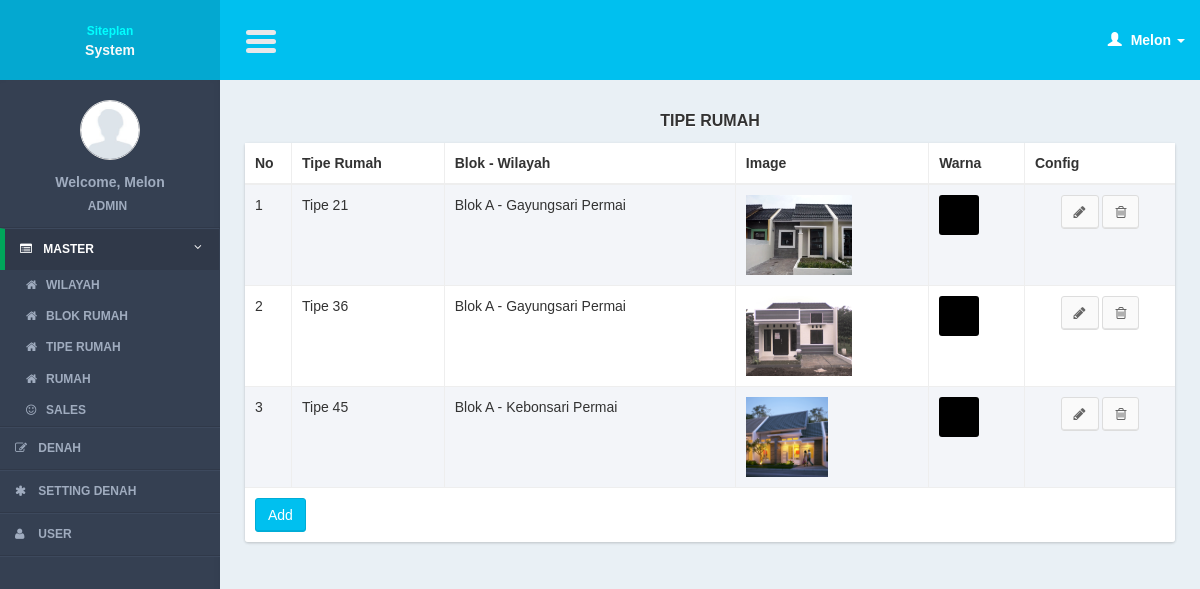
The app's page /controllers/table_type.php?page=list (signed in), older data.
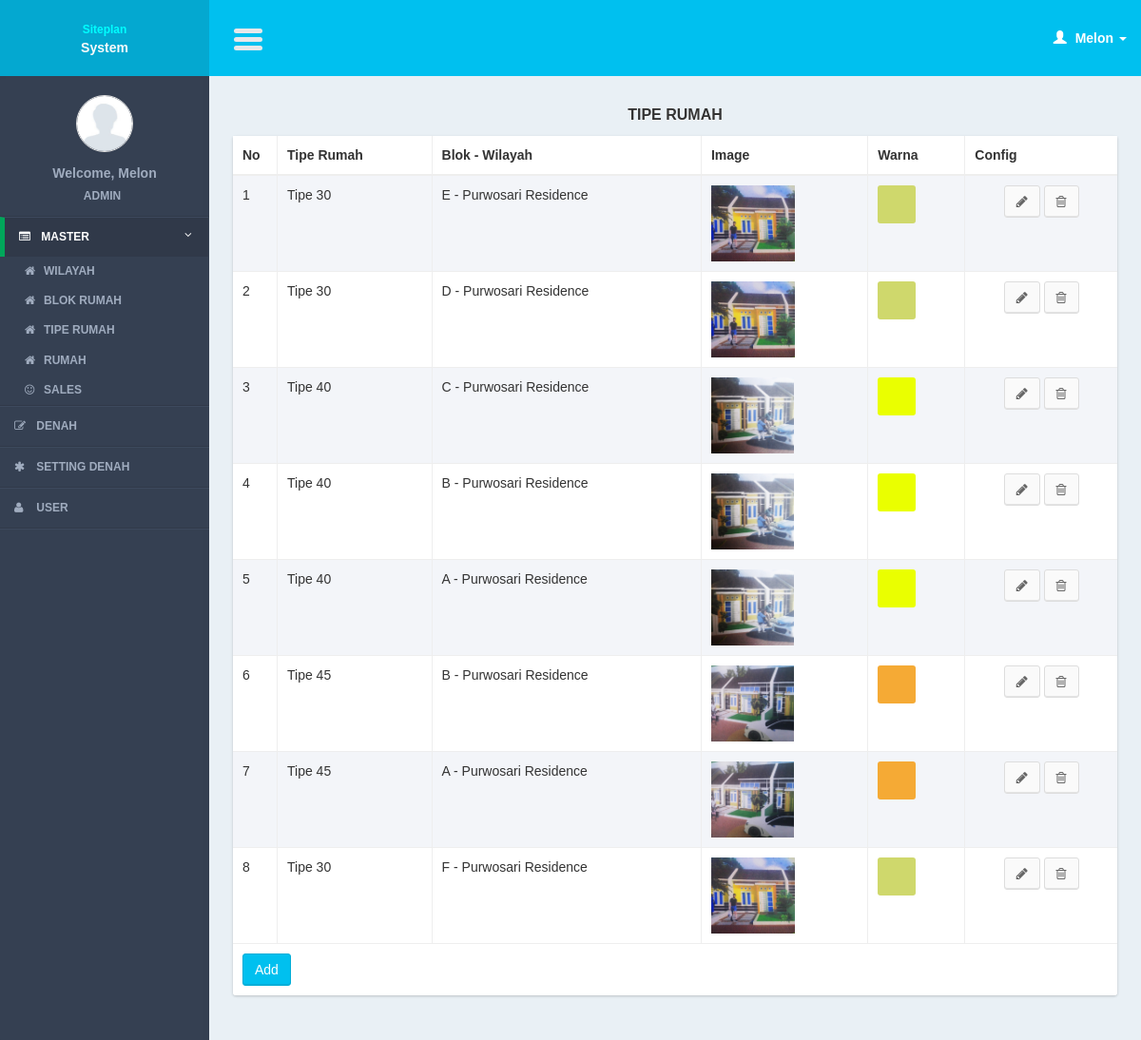
The same page, newer data.
### tables this page shows
CREATE TABLE IF NOT EXISTS `table_types` (
`tt_id` int(11) NOT NULL,
  `tt_name` varchar(100) NOT NULL,
  `tb_id` int(11) NOT NULL,
  `tt_img` text NOT NULL,
  `tt_color` varchar(10) NOT NULL
);

CREATE TABLE IF NOT EXISTS `table_blocks` (
`tb_id` int(11) NOT NULL,
  `tb_name` varchar(100) NOT NULL,
  `building_id` int(11) NOT NULL
);

CREATE TABLE IF NOT EXISTS `buildings` (
`building_id` int(11) NOT NULL,
  `building_name` varchar(100) NOT NULL,
  `building_img` text NOT NULL
);

### lib/function.php (called while the page is built, shortened)
<?php
function get_header($title = ""){
	include '../views/layout/header.php';
}
function get_footer($query_find = 0){
	include '../views/layout/footer.php';
}
function get_user_data(){
	$query_user = mysql_query("select * from users where user_id = '".$_SESSION['user_id']."'");
	$row_user = mysql_fetch_object($query_user);
	$name = ucfirst($row_user->user_name);
	switch($row_user->user_type_id){
		case 1: $type = "Admin"; break;
	}
	$user_img = $row_user->user_img;
	return array($name, $type, $user_img);
}
	?>

### models/table_type_model.php (called while the page is built, shortened)
<?php
function select(){
	$query = mysql_query("select a.* , b.tb_name, c.building_name
							from table_types a
							join table_blocks b on b.tb_id = a.tb_id
							join buildings c on c.building_id = b.building_id
							order by tt_id");
	return $query;
}
?>

### views/table_type/list.php (the view, shortened to what this page needs)
     <section class="content">
         <div class="row">
             <div class="col-xs-12">
                  <div class="title_page"> <?= $title ?></div>
                 <div class="box">
                     <div class="box-body2 table-responsive">
                         <table id="example1" class="table table-bordered table-striped">
                             <thead>
                                 <tr>
                                 <th width="5%">No</th>
                                     <th>Tipe Rumah</th>
                                     <th>Blok - Wilayah</th>
                                     <th>Image</th>
                                      <th>Warna</th>
                                        <th>Config</th>
                                 </tr>
                             </thead>
                             <tbody>
                                 <?php
                                $no = 1;
  while($row = mysql_fetch_array($query)){
                                 ?>
                                 <tr>
                                 <td><?= $no?></td>
                                    <td><?= $row['tt_name']?></td>
                                    <td><?= $row['tb_name']?> - <?= $row['building_name']?></td>
                                    <td><img src="<?php
   if($row['tt_img']){
   		$image = "../img/table_type/".$row['tt_img'];
   }else{
	   $image = "../img/table_type/img_not_found.png";
    }
    echo $image ?>" height="80" /></td>
                                      <th><div class="block_color" style="background:<?= $row['tt_color'] ?>" ></div></th>
                                    <td style="text-align:center;">
                                         <a href="table_type.php?page=form&id=<?= $row['tt_id']?>" class="btn btn-default" ><i class="fa fa-pencil"></i></a>
                                         <a href="javascript:void(0)" onclick="confirm_delete(<?= $row['tt_id']; ?>,'table_type.php?page=delete&id=')" class="btn btn-default" ><i class="fa fa-trash-o"></i></a>
                                     </td>
                                 </tr>
                                 <?php
$no++;
                                 }
                                 ?>
                             </tbody>
                               <tfoot>
                                 <tr>
                                     <td colspan="6"><a href="<?= $add_button ?>" class="btn btn-info " >Add</a></td>
                                 </tr>
                             </tfoot>
                         </table>
                     </div>
                 </div>
             </div>
         </div>
     </section>

### controllers/table_type.php (shortened to what this page needs)
<?php
include '../lib/function.php';
include '../models/table_type_model.php';
$page = (isset($_GET['page'])) ? $_GET['page'] : "list";
$title = ucwords("Tipe Rumah");
switch ($page) {
	case 'list':
		get_header($title);
		$query = select();
		$add_button = "table_type.php?page=form";
		include '../views/table_type/list.php';
		get_footer();
	break;
}
?>

### views/layout/header.php (shortened to what this page needs)
<!DOCTYPE html>
<html>
    <head>
        <link href="../css/bootstrap.min.css" rel="stylesheet" type="text/css" />
        <link href="../css/font-awesome.min.css" rel="stylesheet" type="text/css" />
        <link href="../css/ionicons.min.css" rel="stylesheet" type="text/css" />
        <link href="../css/datatables/dataTables.bootstrap.css" rel="stylesheet" type="text/css" />
        <link href="../css/AdminLTE.css" rel="stylesheet" type="text/css" />
        <link href="../css/popModal.css" type="text/css" rel="stylesheet" >
        <link href="../css/preview.css" type="text/css" rel="stylesheet" >
        <link href="../css/iCheck/all.css" rel="stylesheet" type="text/css" />
        <link href="../css/daterangepicker/daterangepicker-bs3.css" rel="stylesheet" type="text/css" />
        <link href="../css/timepicker/bootstrap-timepicker.min.css" rel="stylesheet"/>
       <link href="../css/datepicker/datepicker.css" rel="stylesheet">
        <link href="../css/colorpicker/bootstrap-colorpicker.min.css" rel="stylesheet"/>
       <link rel="stylesheet" type="text/css" href="../css/lookup/bootstrap-select.css">
	   <link rel="stylesheet" type="text/css" href="../css/button/component.css" />
       <link rel="stylesheet" type="text/css" href="../css/tooltip/tooltip-classic.css" />
    </head>
    <body class="skin-blue">
        <header class="header">
            <a href="../index.php" class="logo" >
             <table width="100%" border="0" cellspacing="0" cellpadding="0">
              <tr>
                  <td width="86%" align="center"><span style="font-size:12px; font-weight:bold; color:#0FF">Siteplan</span><br><span style="font-weight:bold;">System</span></td>
              </tr>
            </table>
            </a>
            <nav class="navbar navbar-static-top" role="navigation">
                <a href="#" class="navbar-btn sidebar-toggle" data-toggle="offcanvas" role="button">
                    <span class="icon-bar"></span>
                    <span class="icon-bar"></span>
                    <span class="icon-bar"></span>
                </a>
                <div class="navbar-right">
                    <ul class="nav navbar-nav">
                        <li class="dropdown user user-menu">
                            <a href="#" class="dropdown-toggle" data-toggle="dropdown">
                                <i class="glyphicon glyphicon-user"></i>
                                <span>
                                    <?php
                                        $user_data = get_user_data();
                                        echo $user_data[0];
                                    ?>
                                     <i class="caret"></i></span>
                            </a>
                        </li>
                    </ul>
                </div>
            </nav>
        </header>
        <div class="wrapper row-offcanvas row-offcanvas-left">
            <?php
                include("../views/layout/left_side.php");
            ?>
            <aside class="right-side">

### views/layout/left_side.php
<aside class="left-side sidebar-offcanvas">
               <section class="sidebar">
                   <div class="user-panel">
                       <div class="image" style="text-align:center; margin-bottom:10px; margin-top:10px;">
                       	<?php
                            $user_data = get_user_data();
						if($user_data[2]==""){
							$img = "../img/user/default.jpg";
						}else{
							$img = "../img/user/".$user_data[2];
						}
						?>
                           <img src="<?= $img ?>" class="img-circle" alt="User Image" />
                       </div>
                       <div class="info" style="text-align:center;">
                           <p style="color:#a0acbf; ">
                                       <?php
                                       echo "Welcome, ".$user_data[0];
                                       ?>
                               </p>
                           <a style="color:#a0acbf;  "><?= $user_data[1]?></a>
                       </div>
                   </div>
                <ul class="sidebar-menu">
                 <li class="treeview <?php if(isset($_SESSION['menu_active']) && $_SESSION['menu_active'] == 1){ echo "active"; }?>">
                           <a href="#">
                               <i class="fa fa-list-alt"></i>
                               <span>Master</span>
                               <i class="fa fa-angle-left pull-right"></i>
                           </a>
                           <ul class="treeview-menu">
                               <li><a href="building.php?page=list"><i class="fa fa-home"></i>Wilayah</a></li>
                               <li><a href="table_block.php?page=list"><i class="fa fa-home"></i>Blok Rumah</a></li>
                               <li><a href="table_type.php?page=list"><i class="fa fa-home"></i>Tipe Rumah</a></li>
                               <li><a href="master_table.php?page=list"><i class="fa fa-home"></i>Rumah</a></li>
                              <li><a href="partner.php?page=list"><i class="fa fa-smile-o"></i>Sales</a></li>
                           </ul>
                 </li>
                  <li <?php if(isset($_SESSION['menu_active']) && $_SESSION['menu_active'] == 3){ echo "class='active'"; } ?>>
                           <a href="order.php">
                                <i class="fa fa-pencil-square-o"></i>
                               <span>Denah</span>
                           </a>
                 </li>
                 <li <?php if(isset($_SESSION['menu_active']) && $_SESSION['menu_active'] == 4){ echo "class='active'"; } ?>>
                           <a href="table.php">
                                <i class="fa fa-asterisk"></i>
                               <span>Setting Denah</span>
                           </a>
                 </li>
                   <?php
                   if($_SESSION['user_type_id'] == 1){
				?>
                 <li <?php if(isset($_SESSION['menu_active']) && $_SESSION['menu_active'] == 7){ echo "class='active'"; } ?>>
                           <a href="user.php">
                               <i class="fa fa-user"></i>
                               <span>User</span>
                           </a>
                 </li>
                <?php
				}
			 ?>
                   </ul>
               </section>
           </aside>

### views/layout/footer.php (shortened to what this page needs)
            </aside>
        </div>
    </body>
</html>

### css/tooltip/tooltip-classic.css (style rules this page uses)
html, body { margin:0; height:100%; font-family: arial; }

Row changes from the older to the newer data that the page shows:
removed table_types: tt_name "Tipe 21", tb.tb_name "Blok A", buildings.building_name "Gayungsari Permai", tt_img (picture)
removed table_types: tt_name "Tipe 36", tb.tb_name "Blok A", buildings.building_name "Gayungsari Permai", tt_img (picture)
removed table_types: tt_name "Tipe 45", tb.tb_name "Blok A", buildings.building_name "Kebonsari Permai", tt_img (picture)
added table_types: tt_name "Tipe 30", tb.tb_name "E", buildings.building_name "Purwosari Residence", tt_img (picture)
added table_types: tt_name "Tipe 30", tb.tb_name "D", buildings.building_name "Purwosari Residence", tt_img (picture)
added table_types: tt_name "Tipe 40", tb.tb_name "C", buildings.building_name "Purwosari Residence", tt_img (picture)
added table_types: tt_name "Tipe 40", tb.tb_name "B", buildings.building_name "Purwosari Residence", tt_img (picture)
added table_types: tt_name "Tipe 40", tb.tb_name "A", buildings.building_name "Purwosari Residence", tt_img (picture)
added table_types: tt_name "Tipe 45", tb.tb_name "B", buildings.building_name "Purwosari Residence", tt_img (picture)
added table_types: tt_name "Tipe 45", tb.tb_name "A", buildings.building_name "Purwosari Residence", tt_img (picture)
added table_types: tt_name "Tipe 30", tb.tb_name "F", buildings.building_name "Purwosari Residence", tt_img (picture)
